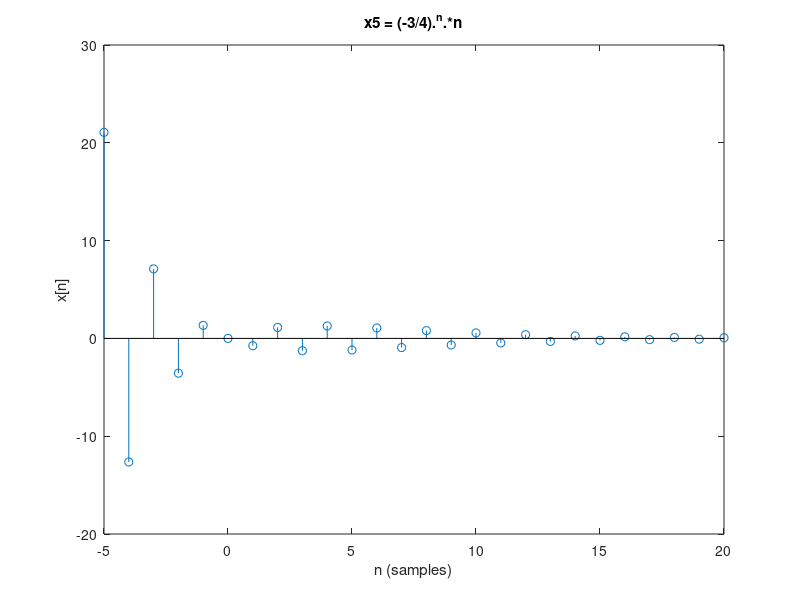

Source code (MATLAB):
n = [-5:20];
%problem 1
x1 = sin((pi/4)*n);
stem(n,x1)
%label graph
title('x1 = sin((pi/4)*n)')
xlabel('n (samples)')
ylabel('x[n]')


%%%%%%%%%

n = [-5:20];
%problem 2
x2 = sin((3*pi/4)*n);
stem(n,x2)
%label graph
title('x2 = sin((3*pi/4)*n)')
xlabel('n (samples)')
ylabel('x[n]')


%%%%%%%%%

n = [-5:20];
%problem 3
x3 = (4/5).^n.*n;
stem(n,x3)
%label graph
title('x3 = (4/5).^n.*n')
xlabel('n (samples)')
ylabel('x[n]')

%%%%%%%%%

n = [-5:20];
%problem 4
x4 = (4/5).^(n-2).*(n-2);
stem(n,x4)
%label graph
title('x4 = (4/5).^(n-2).*(n-2)')
xlabel('n (samples)')
ylabel('x[n]')

%%%%%%%%%

n = [-5:20];
%problem 5
x5 = (-3/4).^n.*n;
stem(n,x5)
%label graph
title('x5 = (-3/4).^n.*n')
xlabel('n (samples)')
ylabel('x[n]')
